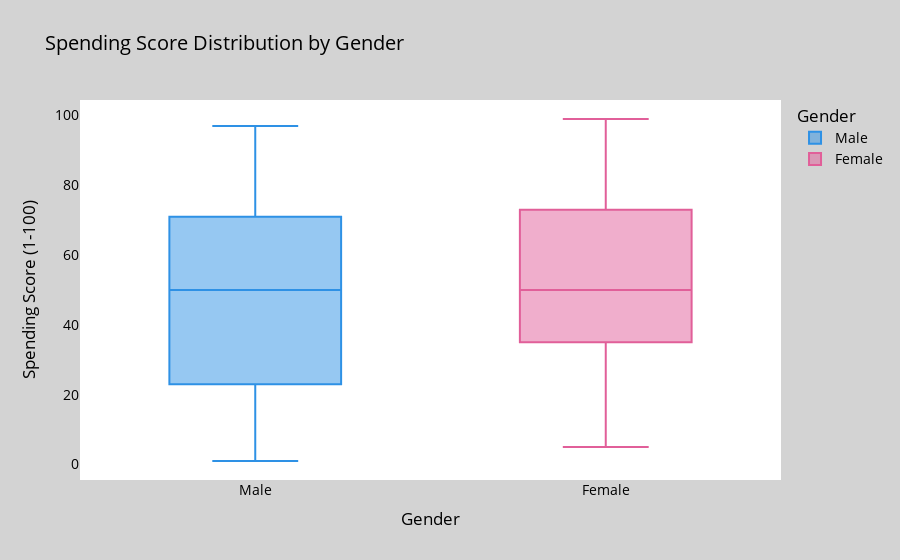

Source (notebook cell):
### Code cell
# Define a color scale ("Dark24") from the Plotly Express color library
color_scale = px.colors.qualitative.Dark24

# Create a box plot for Spending Score by Gender
fig = px.box(
    df,
    x="Gender",
    y="Spending Score (1-100)",
    title="Spending Score Distribution by Gender",
    color="Gender",
    color_discrete_sequence=color_scale,
)

# Customize the appearance
fig.update_layout(
    xaxis_title="Gender",
    yaxis_title="Spending Score (1-100)",
    font=dict(size=14, color="black"),
    paper_bgcolor="lightgray",
    plot_bgcolor="white",
)

# Show the box plot
fig.show()

### Figure 1 — Plotly figure (JSON) as saved in the notebook; plotly's stock layout.template omitted (floating-point values rounded to 4 significant figures)
{"data": [{"alignmentgroup": "True", "hovertemplate": "Gender=%{x}<br>Spending Score (1-100)=%{y}<extra></extra>", "legendgroup": "Male", "marker": {"color": "#2E91E5"}, "name": "Male", "notched": false, "offsetgroup": "Male", "orientation": "v", "showlegend": true, "type": "box", "x": ["Male", "Male", "Male", "Male", "Male", "Male", "Male", "Male", "Male", "Male", "Male", "Male", "Male", "Male", "Male", "Male", "Male", "Male", "Male", "Male", "Male", "Male", "Male", "Male", "Male", "Male", "Male", "Male", "Male", "Male", "Male", "Male", "Male", "Male", "Male", "Male", "Male", "Male", "Male", "Male", "Male", "Male", "Male", "Male", "Male", "Male", "Male", "Male", "Male", "Male", "Male", "Male", "Male", "Male", "Male", "Male", "Male", "Male", "Male", "Male", "Male", "Male", "Male", "Male", "Male", "Male", "Male", "Male", "Male", "Male", "Male", "Male", "Male", "Male", "Male", "Male", "Male", "Male", "Male", "Male", "Male", "Male", "Male", "Male", "Male", "Male", "Male", "Male"], "x0": " ", "xaxis": "x", "y": [39, 81, 3, 14, 13, 79, 66, 29, 35, 73, 73, 82, 61, 4, 4, 92, 92, 36, 60, 60, 41, 46, 46, 56, 55, 51, 59, 59, 55, 47, 54, 48, 51, 55, 41, 46, 41, 49, 52, 42, 49, 59, 55, 56, 46, 43, 48, 52, 46, 56, 91, 35, 95, 11, 75, 9, 75, 5, 73, 10, 93, 12, 97, 36, 90, 17, 88, 1, 1, 5, 26, 20, 63, 13, 75, 10, 92, 15, 69, 14, 90, 15, 97, 68, 8, 74, 18, 83], "y0": " ", "yaxis": "y"}, {"alignmentgroup": "True", "hovertemplate": "Gender=%{x}<br>Spending Score (1-100)=%{y}<extra></extra>", "legendgroup": "Female", "marker": {"color": "#E15F99"}, "name": "Female", "notched": false, "offsetgroup": "Female", "orientation": "v", "showlegend": true, "type": "box", "x": ["Female", "Female", "Female", "Female", "Female", "Female", "Female", "Female", "Female", "Female", "Female", "Female", "Female", "Female", "Female", "Female", "Female", "Female", "Female", "Female", "Female", "Female", "Female", "Female", "Female", "Female", "Female", "Female", "Female", "Female", "Female", "Female", "Female", "Female", "Female", "Female", "Female", "Female", "Female", "Female", "Female", "Female", "Female", "Female", "Female", "Female", "Female", "Female", "Female", "Female", "Female", "Female", "Female", "Female", "Female", "Female", "Female", "Female", "Female", "Female", "Female", "Female", "Female", "Female", "Female", "Female", "Female", "Female", "Female", "Female", "Female", "Female", "Female", "Female", "Female", "Female", "Female", "Female", "Female", "Female", "Female", "Female", "Female", "Female", "Female", "Female", "Female", "Female", "Female", "Female", "Female", "Female", "Female", "Female", "Female", "Female", "Female", "Female", "Female", "Female", "Female", "Female", "Female", "Female", "Female", "Female", "Female", "Female", "Female", "Female", "Female", "Female"], "x0": " ", "xaxis": "x", "y": [6, 77, 40, 76, 6, 94, 72, 99, 15, 77, 35, 98, 5, 14, 32, 31, 87, 73, 14, 81, 17, 73, 26, 75, 35, 61, 28, 65, 55, 47, 42, 42, 52, 54, 45, 50, 51, 52, 59, 50, 48, 47, 42, 49, 56, 53, 52, 42, 44, 57, 58, 55, 60, 46, 55, 40, 42, 47, 50, 41, 48, 42, 50, 54, 42, 48, 50, 43, 59, 43, 57, 40, 58, 29, 77, 34, 71, 88, 7, 72, 5, 40, 87, 74, 22, 20, 76, 16, 89, 78, 73, 35, 83, 93, 75, 95, 27, 13, 86, 32, 86, 88, 39, 24, 17, 85, 23, 69, 91, 16, 79, 28], "y0": " ", "yaxis": "y"}], "layout": {"boxmode": "overlay", "font": {"color": "black", "size": 14}, "legend": {"title": {"text": "Gender"}, "tracegroupgap": 0}, "paper_bgcolor": "lightgray", "plot_bgcolor": "white", "title": {"text": "Spending Score Distribution by Gender"}, "xaxis": {"anchor": "y", "categoryarray": ["Male", "Female"], "categoryorder": "array", "domain": [0, 1], "title": {"text": "Gender"}}, "yaxis": {"anchor": "x", "domain": [0, 1], "title": {"text": "Spending Score (1-100)"}}}}
